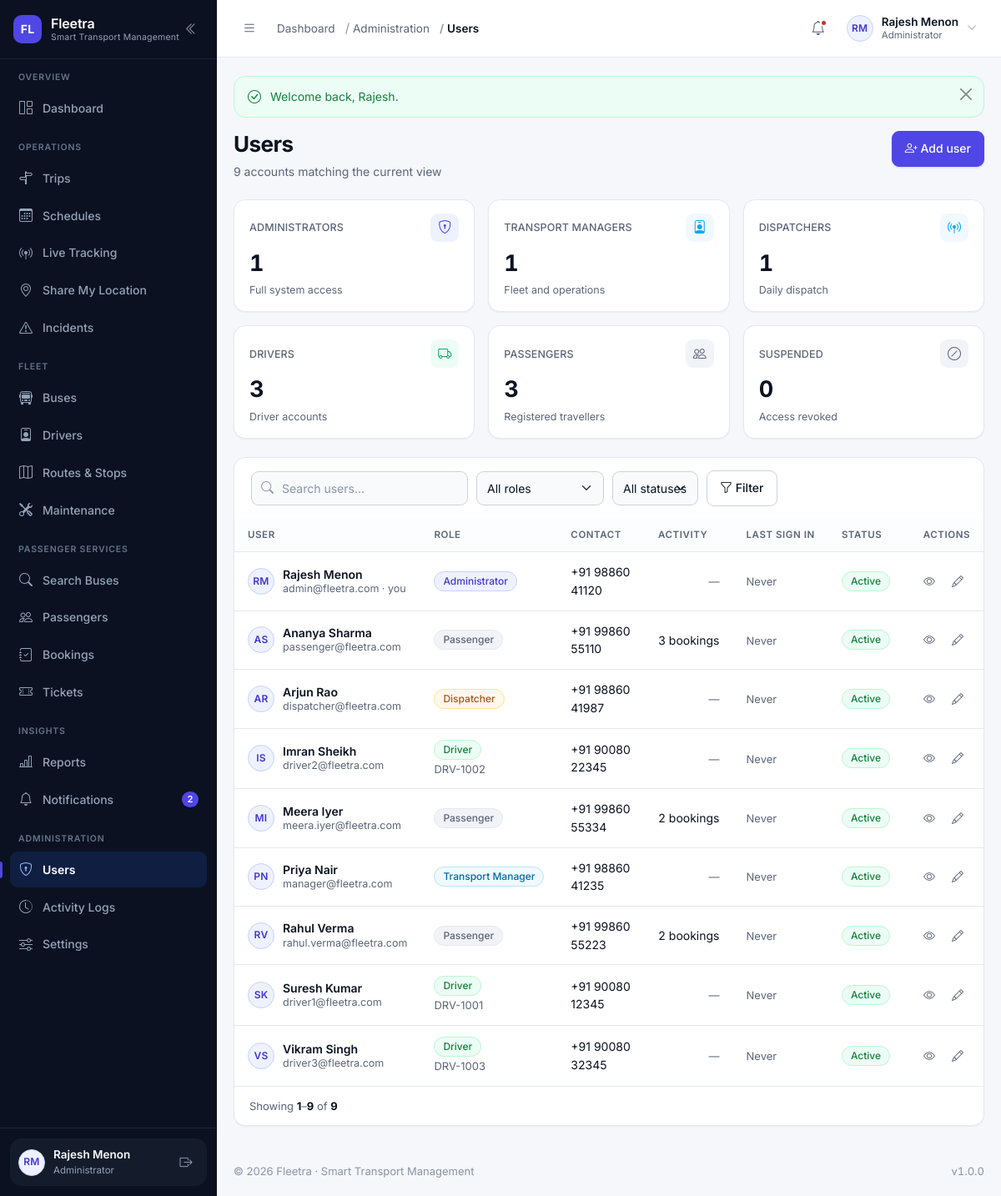
The app's page /modules/users/index.php (signed in) with its own data.
### tables this page shows
CREATE TABLE users (
    id            INT UNSIGNED NOT NULL AUTO_INCREMENT,
    name          VARCHAR(120)  NOT NULL,
    email         VARCHAR(160)  NOT NULL,
    phone         VARCHAR(20)   DEFAULT NULL,
    password      VARCHAR(255)  NOT NULL COMMENT 'password_hash() output — never plain text',
    role          VARCHAR(30)   NOT NULL DEFAULT 'passenger'
                  COMMENT 'admin | manager | dispatcher | driver | passenger (VARCHAR so new roles need no migration)',
    profile_image VARCHAR(255)  DEFAULT NULL,
    status        ENUM('active','inactive','suspended','deleted') NOT NULL DEFAULT 'active',
    last_login    DATETIME      DEFAULT NULL,
    created_at    DATETIME      NOT NULL DEFAULT CURRENT_TIMESTAMP,
    updated_at    DATETIME      NOT NULL DEFAULT CURRENT_TIMESTAMP ON UPDATE CURRENT_TIMESTAMP,
    PRIMARY KEY (id),
    UNIQUE KEY uq_users_email (email),
    KEY idx_users_role (role),
    KEY idx_users_status (status)
);

### modules/users/index.php (the view, shortened to what the rows shown need)
<?php
require_once __DIR__ . '/../../includes/permissions.php';
require_permission('users.manage');
$search       = get('q');
$roleFilter   = get('role');
$statusFilter = get('status');
$where  = [];
$params = [];
$whereSql = $where === [] ? 'WHERE u.status <> "deleted"' : 'WHERE u.status <> "deleted" AND ' . implode(' AND ', $where);
$total = (int) db_value("SELECT COUNT(*) FROM users u $whereSql", $params, 0);
$page  = paginate($total, 15);
$users = db_all(
    "SELECT u.*,
            (SELECT COUNT(*) FROM bookings b WHERE b.user_id = u.id) AS booking_count,
            (SELECT d.employee_id FROM drivers d WHERE d.user_id = u.id LIMIT 1) AS employee_id
       FROM users u
       $whereSql
      ORDER BY u.role = 'admin' DESC, u.name
      LIMIT {$page['per_page']} OFFSET {$page['offset']}",
    $params
);
$hasFilters = $search !== '' || is_valid_option(role_labels(), $roleFilter)
    || is_valid_option(account_status_options(), $statusFilter);
require __DIR__ . '/../../includes/header.php';
?>
<?= render_page_header(
    'Users',
    $total . ' account' . ($total === 1 ? '' : 's') . ' matching the current view',
    '<a class="btn btn-primary" href="' . e(url('modules/users/create.php')) . '">
        <i class="bi bi-person-plus" aria-hidden="true"></i> Add user
     </a>'
) ?>
<div class="card-fl">
    <?php if ($users === []): ?>
        <?= empty_state(
            $hasFilters ? 'No accounts match these filters' : 'No user accounts yet',
            $hasFilters
                ? 'Try a different search term, or clear the filters to see every account.'
                : 'Create an account to give someone access to Fleetra.',
            'bi-people',
            $hasFilters ? '' : '<a class="btn btn-primary" href="' . e(url('modules/users/create.php')) . '">Add user</a>'
        ) ?>
    <?php else: ?>
        <div class="table-wrap">
            <table class="table-fl">
                <thead>
                    <tr>
                        <th>User</th>
                        <th>Role</th>
                        <th>Contact</th>
                        <th>Activity</th>
                        <th>Last sign in</th>
                        <th>Status</th>
                        <th class="cell-actions">Actions</th>
                    </tr>
                </thead>
                <tbody>
                    <?php foreach ($users as $account): ?>
                        <tr>
                            <td>
                                <div class="cell-user">
                                    <?= avatar_markup($account, 'sm') ?>
                                    <span class="cell-user__text">
                                        <span class="cell-user__name"><?= e($account['name']) ?></span>
                                        <span class="cell-user__meta">
                                            <?= e($account['email']) ?>
                                            <?php if ((int) $account['id'] === user_id()): ?>
                                                &middot; you
                                            <?php endif; ?>
                                        </span>
                                    </span>
                                </div>
                            </td>
                            <td>
                                <?= role_badge($account['role']) ?>
                                <?php if ($account['employee_id'] !== null): ?>
                                    <br><span class="cell-muted"><?= e($account['employee_id']) ?></span>
                                <?php endif; ?>
                            </td>
                            <td>
                                <?= e($account['phone'] ?: '—') ?>
                            </td>
                            <td class="cell-num">
                                <?php if ((int) $account['booking_count'] > 0): ?>
                                    <?= (int) $account['booking_count'] ?> bookings
                                <?php else: ?>
                                    <span class="cell-muted">—</span>
                                <?php endif; ?>
                            </td>
                            <td>
                                <?= $account['last_login'] !== null
                                    ? e(time_ago((string) $account['last_login']))
                                    : '<span class="cell-muted">Never</span>' ?>
                            </td>
                            <td><?= status_badge($account['status']) ?></td>
                            <td class="cell-actions">
                                <a class="row-action" href="<?= e(url('modules/users/view.php?id=' . (int) $account['id'])) ?>"
                                   title="View account" aria-label="View <?= e($account['name']) ?>">
                                    <i class="bi bi-eye" aria-hidden="true"></i>
                                </a>
                                <a class="row-action" href="<?= e(url('modules/users/edit.php?id=' . (int) $account['id'])) ?>"
                                   title="Edit account" aria-label="Edit <?= e($account['name']) ?>">
                                    <i class="bi bi-pencil" aria-hidden="true"></i>
                                </a>
                            </td>
                        </tr>
                    <?php endforeach; ?>
                </tbody>
            </table>
        </div>
        <?= render_pagination($page) ?>
    <?php endif; ?>
</div>
<?php require __DIR__ . '/../../includes/footer.php'; ?>

### includes/sidebar.php (shortened to what the rows shown need)
<?php
$navUser        = current_user();
?>
<aside class="sidebar" id="appSidebar" aria-label="Main navigation">
    <div class="sidebar__footer">
        <div class="sidebar-user">
            <a class="sidebar-user__link" href="<?= e(url('profile.php')) ?>" title="Open my profile">
                <?= avatar_markup($navUser, 'sm') ?>
                <span class="sidebar-user__text">
                    <span class="sidebar-user__name"><?= e($navUser['name'] ?? 'Guest') ?></span>
                    <span class="sidebar-user__role"><?= e(role_label(current_role())) ?></span>
                </span>
            </a>
        </div>
    </div>
</aside>

### includes/functions.php (shortened to what the rows shown need)
<?php
require_once __DIR__ . '/../config/database.php';
function url(string $path = ''): string
{
    return BASE_URL . ltrim($path, '/');
}
function e(mixed $value): string
{
    return htmlspecialchars((string) ($value ?? ''), ENT_QUOTES | ENT_SUBSTITUTE, 'UTF-8');
}
function get_int(string $key, int $default = 0, int $min = 0): int
{
    $value = filter_var($_GET[$key] ?? null, FILTER_VALIDATE_INT);
    return $value === false ? $default : max($min, (int) $value);
}
function paginate(int $total, int $perPage = 15, ?int $currentPage = null): array
{
    $perPage     = max(1, $perPage);
    $pages       = max(1, (int) ceil($total / $perPage));
    $currentPage = $currentPage ?? get_int('page', 1, 1);
    $currentPage = min(max(1, $currentPage), $pages);
    $offset      = ($currentPage - 1) * $perPage;
    return [
        'page'     => $currentPage,
        'per_page' => $perPage,
        'total'    => $total,
        'pages'    => $pages,
        'offset'   => $offset,
        'from'     => $total === 0 ? 0 : $offset + 1,
        'to'       => min($offset + $perPage, $total),
    ];
}
function render_pagination(array $meta, int $window = 2): string
{
    $html = '<div class="table-foot">';
    $html .= '<span class="table-foot__info">Showing <strong>' . $meta['from'] . '</strong>–<strong>'
        . $meta['to'] . '</strong> of <strong>' . $meta['total'] . '</strong></span>';
    $html .= '</div>';
    return $html;
}
function initials(?string $name): string
{
    $name  = trim((string) $name);
    $parts    = preg_split('/\s+/', $name) ?: [];
    $initials = '';
    foreach ($parts as $part) {
        $initials .= strtoupper(substr($part, 0, 1));
        if (strlen($initials) === 2) {
            break;
        }
    }
    return $initials !== '' ? $initials : 'FL';
}
function labelize(?string $value): string
{
    return ucwords(str_replace(['_', '-'], ' ', (string) $value));
}
function status_variant(?string $status): string
{
    $key = strtolower(str_replace([' ', '-'], '_', (string) $status));
    $map = [
        'active'        => 'success',
        'available'     => 'success',
        'enabled'       => 'success',
        'inactive'      => 'muted',
        'disabled'      => 'muted',
        'retired'       => 'muted',
        'maintenance'   => 'warning',
        'in_service'    => 'warning',
        'scheduled'     => 'info',
        'upcoming'      => 'info',
        'due'           => 'warning',
        'overdue'       => 'danger',
        'in_progress'   => 'info',
        'routine'       => 'muted',
        'repair'        => 'warning',
        'live'          => 'success',
        'recent'        => 'info',
        'stale'         => 'warning',
        'offline'       => 'muted',
        'no_location'   => 'muted',
        'boarding'      => 'info',
        'running'       => 'primary',
        'on_time'       => 'success',
        'delayed'       => 'warning',
        'completed'     => 'success',
        'cancelled'     => 'danger',
        'canceled'      => 'danger',
        'missed'        => 'danger',
        'diverted'      => 'warning',
        'valid'         => 'success',
        'trip'          => 'info',
        'delay'         => 'warning',
        'booking'       => 'primary',
        'emergency'     => 'danger',
        'system'        => 'muted',
        'confirmed'     => 'success',
        'pending'       => 'warning',
        'paid'          => 'success',
        'unpaid'        => 'warning',
        'partial'       => 'warning',
        'failed'        => 'danger',
        'refunded'      => 'muted',
        'expired'       => 'danger',
        'used'          => 'muted',
        'checked_in'    => 'info',
        'no_show'       => 'muted',
        'on_leave'      => 'warning',
        'suspended'     => 'danger',
        'terminated'    => 'danger',
        'resigned'      => 'muted',
        'low'           => 'info',
        'medium'        => 'warning',
        'high'          => 'danger',
        'critical'      => 'danger',
        'open'          => 'warning',
        'investigating' => 'warning',
        'resolved'      => 'success',
        'closed'        => 'muted',
    ];
    return $map[$key] ?? 'muted';
}
function status_badge(?string $status, ?string $label = null): string
{
    $status = (string) $status;
    return '<span class="badge-status badge-' . e(status_variant($status)) . '">'
        . e($label ?? labelize($status)) . '</span>';
}
function upload_url(?string $filename, string $folder): ?string
{
    if (empty($filename)) {
        return null;
    }
    return url('uploads/' . trim($folder, '/') . '/' . $filename);
}
function avatar_markup(?array $user, string $size = 'sm'): string
{
    $name = (string) ($user['name'] ?? '');
    $url  = upload_url($user['profile_image'] ?? null, 'profiles');
    return '<span class="avatar avatar--' . e($size) . '" aria-hidden="true">'
        . e(initials($name)) . '</span>';
}
function render_page_header(string $title, string $subtitle = '', string $actionsHtml = ''): string
{
    $html = '<div class="page-head"><div class="page-head__text">';
    $html .= '<h1 class="page-title">' . e($title) . '</h1>';
    if ($subtitle !== '') {
        $html .= '<p class="page-subtitle">' . e($subtitle) . '</p>';
    }
    $html .= '</div>';
    if ($actionsHtml !== '') {
        $html .= '<div class="page-head__actions">' . $actionsHtml . '</div>';
    }
    return $html . '</div>';
}

### includes/topbar.php (shortened to what the rows shown need)
<?php
$topbarUser     = current_user();
?>
<header class="topbar">
    <div class="topbar__right">
        <div class="dropdown">
            <button class="user-menu" type="button" data-bs-toggle="dropdown"
                    aria-expanded="false" aria-haspopup="true">
                <?= avatar_markup($topbarUser, 'sm') ?>
                <span class="user-menu__text">
                    <span class="user-menu__name"><?= e($topbarUser['name'] ?? 'Guest') ?></span>
                    <span class="user-menu__role"><?= e(role_label(current_role())) ?></span>
                </span>
                <i class="bi bi-chevron-down user-menu__caret" aria-hidden="true"></i>
            </button>
        </div>
    </div>
</header>

### includes/permissions.php (shortened to what the rows shown need)
<?php
require_once __DIR__ . '/auth.php';
function role_labels(): array
{
    return [
        'admin'      => 'Administrator',
        'manager'    => 'Transport Manager',
        'dispatcher' => 'Dispatcher',
        'driver'     => 'Driver',
        'passenger'  => 'Passenger',
    ];
}
function role_label(?string $role): string
{
    $labels = role_labels();
    return $labels[(string) $role] ?? labelize((string) $role);
}
function role_variant(string $role): string
{
    return match ($role) {
        'admin'      => 'primary',
        'manager'    => 'info',
        'dispatcher' => 'warning',
        'driver'     => 'success',
        default      => 'muted',
    };
}
function role_badge(?string $role): string
{
    $role = (string) $role;
    return '<span class="badge-status badge-' . e(role_variant($role)) . '">'
        . e(role_label($role)) . '</span>';
}
function role_permissions(): array
{
    return [
        'admin' => ['*'],
        'manager' => [
            'dashboard.view',
            'fleet.*',
            'drivers.*',
            'routes.*',
            'schedules.*',
            'trips.view',
            'trips.manage',
            'bookings.view',
            'passengers.view',
            'tracking.view',
            'maintenance.*',
            'incidents.view',
            'incidents.manage',
            'notifications.view',
            'notifications.send',
            'reports.view',
            'profile.manage',
        ],
        'dispatcher' => [
            'dashboard.view',
            'fleet.view',
            'drivers.view',
            'routes.view',
            'schedules.view',
            'trips.view',
            'trips.manage',
            'bookings.view',
            'bookings.manage',
            'tracking.view',
            'incidents.view',
            'incidents.report',
            'notifications.view',
            'notifications.send',
            'profile.manage',
        ],
        'driver' => [
            'dashboard.view',
            'trips.own',
            'trips.update_status',
            'tracking.update',
            'incidents.report',
            'maintenance.report',
            'notifications.view',
            'profile.manage',
        ],
        'passenger' => [
            'dashboard.view',
            'trips.search',
            'bookings.create',
            'bookings.own',
            'bookings.cancel',
            'tickets.own',
            'tracking.view',
            'notifications.view',
            'profile.manage',
        ],
    ];
}
function role_has_capability(string $role, string $capability): bool
{
    $granted = role_permissions()[$role] ?? [];
    foreach ($granted as $entry) {
        if ($entry === '*') {
            return true;
        }
    }
    return false;
}
function has_permission(string $capability, ?string $role = null): bool
{
    $role = $role ?? current_role();
    return role_has_capability($role, $capability);
}
function require_permission(string $capability): void
{
    require_login();
    if (has_permission($capability)) {
        return;
    }
}

### records on screen
users: name "RM RM", name "Rajesh Menon", role "Administrator", name "RM", email "admin@fleetra.com", shows "· you", phone "+91 98860 41120", shows "Never", status "Active", id "1"
users: name "AS", name "Ananya Sharma", email "passenger@fleetra.com", role "Passenger", phone "+91 99860 55110", booking_count "3", shows "Never", status "Active"
users: name "AR", name "Arjun Rao", email "dispatcher@fleetra.com", role "Dispatcher", phone "+91 98860 41987", shows "Never", status "Active"
users: name "IS", name "Imran Sheikh", email "driver2@fleetra.com", role "Driver", employee_id "DRV-1002", phone "+91 90080 22345", shows "Never", status "Active"
users: name "MI", name "Meera Iyer", email "meera.iyer@fleetra.com", role "Passenger", phone "+91 99860 55334", booking_count "2", shows "Never", status "Active"
users: name "PN", name "Priya Nair", email "manager@fleetra.com", role "Transport Manager", phone "+91 98860 41235", shows "Never", status "Active"
users: name "RV", name "Rahul Verma", email "rahul.verma@fleetra.com", role "Passenger", phone "+91 99860 55223", booking_count "2", shows "Never", status "Active"
users: name "SK", name "Suresh Kumar", email "driver1@fleetra.com", role "Driver", employee_id "DRV-1001", phone "+91 90080 12345", shows "Never", status "Active"
users: name "VS", name "Vikram Singh", email "driver3@fleetra.com", role "Driver", employee_id "DRV-1003", phone "+91 90080 32345", shows "Never", status "Active"

### other values on screen
FLEETRA_NAME "Fleetra"
FLEETRA_TAGLINE "Smart Transport Management"
$group['section'] "OVERVIEW"
$label "Dashboard"
$group['section'] "OPERATIONS"
$label "Trips"
$label "Schedules"
$label "Live Tracking"
$label "Share My Location"
$label "Incidents"
$group['section'] "FLEET"
$label "Buses"
$label "Drivers"
$label "Routes & Stops"
$label "Maintenance"
